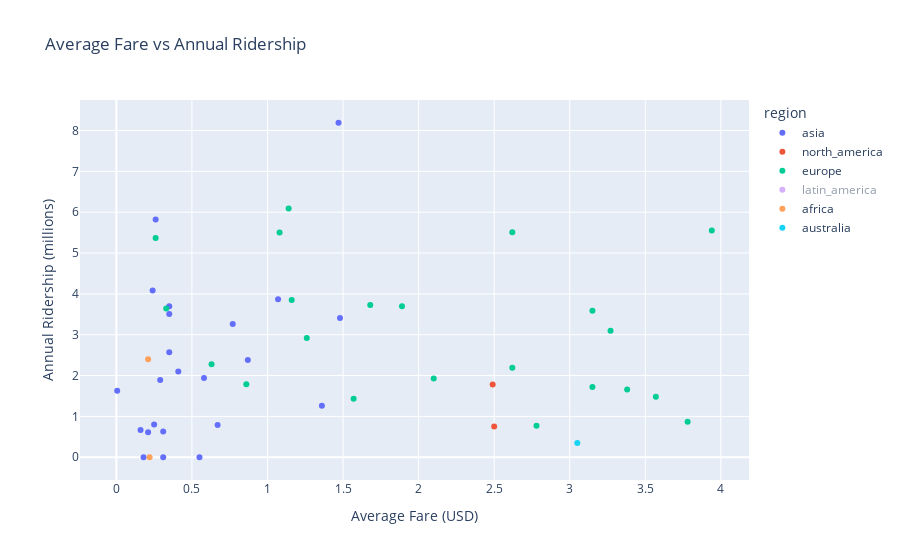

Write notebook code for a chart like this one.
### Markdown cell above
# 5. Average Fare vs Annual Ridership #

### Code cell
import pandas as pd
import plotly.express as px

# Load datasets
Fare_price = pd.read_csv('Combined_Countries.csv')

# Merge datasets on country name (assuming country names match in both datasets)
merged_data = pd.merge(Metro_total, Fare_price[['Country', 'One-way Ticket']], 
                        left_on='country', right_on='Country', how='left')

# Rename columns for clarity
merged_data.rename(columns={'One-way Ticket': 'Fare'}, inplace=True)

#Calculate correlation between Fare and Annual Ridership
correlation = merged_data[['Fare', 'annual_ridership_mill']].corr()
print(correlation)

# Create a scatter plot to visualize the relationship between Fare and Annual Ridership
fig = px.scatter(merged_data, x='Fare', y='annual_ridership_mill',
                 hover_name='country', color='region',
                 labels={'Fare': 'Average Fare (USD)', 
                         'annual_ridership_mill': 'Annual Ridership (millions)'},
                 title='Average Fare vs Annual Ridership')
fig.show()

### Figure 1 — Plotly figure (JSON) as saved in the notebook; plotly's stock layout.template omitted (floating-point values rounded to 4 significant figures)
{"data": [{"hovertemplate": "<b>%{hovertext}</b><br><br>region=asia<br>Average Fare (USD)=%{x}<br>Annual Ridership (millions)=%{y}<extra></extra>", "hovertext": ["China", "South Korea", "Japan", "India", "Russia", "Turkey", "Taiwan", "Iran", "Singapore", "Malaysia", "Thailand", "United Arab Emirates", "Qatar", "Uzbekistan", "Philippines", "Azerbaijan", "North Korea", "Georgia", "Pakistan", "Indonesia", "Armenia", "Vietnam", "Kazakhstan"], "legendgroup": "asia", "marker": {"color": "#636efa", "symbol": "circle"}, "mode": "markers", "name": "asia", "orientation": "v", "showlegend": true, "type": "scatter", "x": [0.41, 1.07, 1.47, 0.35, 0.35, 0.58, 0.77, 0.24, 1.48, 0.67, 0.87, 1.36, 0.55, 0.16, 0.26, 0.29, 0.00556, 0.35, 0.18, 0.31, 0.25, 0.31, 0.21], "xaxis": "x", "y": [2.1, 3.87, 8.19, 3.7, 3.51, 1.94, 3.26, 4.08, 3.41, 0.79, 2.38, 1.26, 0, 0.67, 5.82, 1.89, 1.63, 2.57, 0, 0.63, 0.8, 0, 0.61], "yaxis": "y"}, {"hovertemplate": "<b>%{hovertext}</b><br><br>region=north_america<br>Average Fare (USD)=%{x}<br>Annual Ridership (millions)=%{y}<extra></extra>", "hovertext": ["United States", "Canada"], "legendgroup": "north_america", "marker": {"color": "#EF553B", "symbol": "circle"}, "mode": "markers", "name": "north_america", "orientation": "v", "showlegend": true, "type": "scatter", "x": [2.5, 2.49], "xaxis": "x", "y": [0.75, 1.78], "yaxis": "y"}, {"hovertemplate": "<b>%{hovertext}</b><br><br>region=europe<br>Average Fare (USD)=%{x}<br>Annual Ridership (millions)=%{y}<extra></extra>", "hovertext": ["Spain", "United Kingdom", "Germany", "France", "Italy", "Netherlands", "Ukraine", "Sweden", "Greece", "Norway", "Austria", "Romania", "Czech Republic", "Bulgaria", "Portugal", "Belarus", "Belgium", "Hungary", "Denmark", "Poland", "Finland", "Switzerland"], "legendgroup": "europe", "marker": {"color": "#00cc96", "symbol": "circle"}, "mode": "markers", "name": "europe", "orientation": "v", "showlegend": true, "type": "scatter", "x": [1.57, 2.78, 3.15, 1.89, 1.68, 3.57, 0.33, 3.27, 1.26, 3.78, 2.62, 0.63, 1.16, 0.86, 2.1, 0.26, 2.62, 1.14, 3.38, 1.08, 3.15, 3.94], "xaxis": "x", "y": [1.43, 0.77, 3.59, 3.7, 3.73, 1.48, 3.64, 3.1, 2.92, 0.87, 5.51, 2.28, 3.85, 1.79, 1.93, 5.37, 2.19, 6.09, 1.66, 5.5, 1.72, 5.55], "yaxis": "y"}, {"hovertemplate": "<b>%{hovertext}</b><br><br>region=latin_america<br>Average Fare (USD)=%{x}<br>Annual Ridership (millions)=%{y}<extra></extra>", "hovertext": ["Brazil", "Mexico", "Chile", "Venezuela", "Argentina", "Panama", "Peru", "Colombia", "Dominican Republic"], "legendgroup": "latin_america", "marker": {"color": "#ab63fa", "symbol": "circle"}, "mode": "markers", "name": "latin_america", "orientation": "v", "showlegend": true, "type": "scatter", "visible": "legendonly", "x": [0.83, 0.54, 0.77, 0.5, 0.5, 0.5, 0.53, 0.66, 0.249], "xaxis": "x", "y": [3.44, 4.37, 1.88, 5.32, 1.3, 1.38, 3.19, 3.68, 1.6], "yaxis": "y"}, {"hovertemplate": "<b>%{hovertext}</b><br><br>region=africa<br>Average Fare (USD)=%{x}<br>Annual Ridership (millions)=%{y}<extra></extra>", "hovertext": ["Egypt", "Algeria"], "legendgroup": "africa", "marker": {"color": "#FFA15A", "symbol": "circle"}, "mode": "markers", "name": "africa", "orientation": "v", "showlegend": true, "type": "scatter", "x": [0.22, 0.21], "xaxis": "x", "y": [0, 2.4], "yaxis": "y"}, {"hovertemplate": "<b>%{hovertext}</b><br><br>region=australia<br>Average Fare (USD)=%{x}<br>Annual Ridership (millions)=%{y}<extra></extra>", "hovertext": ["Australia"], "legendgroup": "australia", "marker": {"color": "#19d3f3", "symbol": "circle"}, "mode": "markers", "name": "australia", "orientation": "v", "showlegend": true, "type": "scatter", "x": [3.05], "xaxis": "x", "y": [0.35], "yaxis": "y"}], "layout": {"autosize": true, "legend": {"title": {"text": "region"}, "tracegroupgap": 0}, "title": {"text": "Average Fare vs Annual Ridership"}, "xaxis": {"anchor": "y", "autorange": true, "domain": [0, 1], "range": [-0.2586, 4.204], "title": {"text": "Average Fare (USD)"}, "type": "linear"}, "yaxis": {"anchor": "x", "autorange": true, "domain": [0, 1], "range": [-0.6759, 8.866], "title": {"text": "Annual Ridership (millions)"}, "type": "linear"}}}
